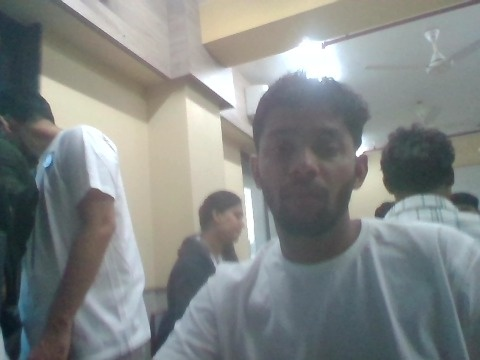
#> input picture backend/app/models/_data-face/10_abhi.jpg, 480 x 360 px, given in place of the camera
$ python capture_faces.py
#> lines starting #> are read from the running program, lines starting #| are printed output that depends on the picture; after the words box and inside, x2 and y2 are one past the last pixel; in counts of white or black regions, pixels touching at a corner belong together
"""
Easy Webcam Face Capture for Training
Captures faces from webcam and saves them for training
"""

import sys
import os
sys.path.insert(0, os.path.join(os.path.dirname(__file__), 'backend'))

import cv2
import numpy as np
from pathlib import Path
from datetime import datetime

# Setup paths
DATA_FACE_DIR = Path(__file__).parent / "backend" / "app" / "models" / "_data-face"
DATA_FACE_DIR.mkdir(parents=True, exist_ok=True)

print("=" * 80)
print("📸 ENTERPRISE FACE CAPTURE SYSTEM")
print("=" * 80)

# Get person name
print("\n👤 Enter the person's name (e.g., John Doe):")
person_name = input("> ").strip()
#> the answer given: backend/app/models/_data-face/10_abhi.jpg

if not person_name:
    print("❌ Name cannot be empty!")
    sys.exit(1)

# Create folder
folder_name = person_name.lower().replace(" ", "_")
folder_name = ''.join(c for c in folder_name if c.isalnum() or c == '_')
person_folder = DATA_FACE_DIR / folder_name
person_folder.mkdir(parents=True, exist_ok=True)

print(f"\n📁 Saving to: {person_folder}")
print(f"\n📷 Opening webcam...")

# Open camera
cap = cv2.VideoCapture(0, cv2.CAP_DSHOW)
if not cap.isOpened():
    cap = cv2.VideoCapture(0)

if not cap.isOpened():
    print("❌ Cannot open camera!")
    sys.exit(1)

# Set high resolution
cap.set(cv2.CAP_PROP_FRAME_WIDTH, 1280)
cap.set(cv2.CAP_PROP_FRAME_HEIGHT, 720)

# Load face detector
face_cascade = cv2.CascadeClassifier(cv2.data.haarcascades + 'haarcascade_frontalface_default.xml')

captured = 0
target = 30  # Capture 30 images for good training

print(f"\n🎯 Goal: Capture {target} face images")
print("\n📋 Instructions:")
print("   • Face the camera directly")
print("   • Move slightly left/right")
print("   • Try different expressions")
print("   • Change distance from camera")
print("   • Press SPACE to capture")
print("   • Press ESC to finish early")
print("   • Press Q to quit")

cv2.namedWindow(f'Capture: {person_name}', cv2.WINDOW_NORMAL)
cv2.resizeWindow(f'Capture: {person_name}', 1000, 750)

print(f"\n✅ Camera ready! Start capturing...\n")

while captured < target:
    ret, frame = cap.read()
#> frame is the input picture: shape (360, 480, 3); mean B, G, R 133.5, 134.7, 130.1
    if not ret:
        break

    # Detect faces
    gray = cv2.cvtColor(frame, cv2.COLOR_BGR2GRAY)
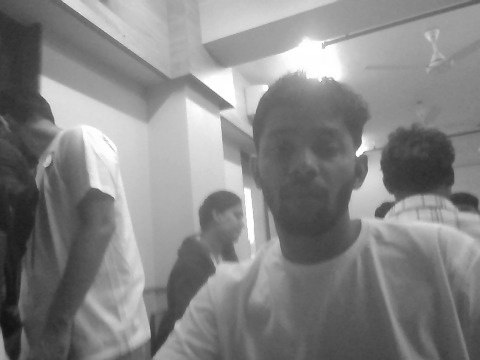
#> gray: shape (360, 480); min 17, max 255, mean 133.2

    # Apply preprocessing for better detection
    gray = cv2.fastNlMeansDenoising(gray, None, h=10)
    clahe = cv2.createCLAHE(clipLimit=4.0, tileGridSize=(8, 8))
    gray = clahe.apply(gray)
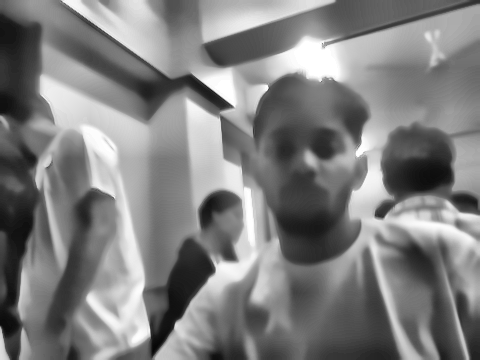
#> gray: shape (360, 480); min 5, max 255, mean 127.4

    faces = face_cascade.detectMultiScale(gray, 1.1, 5, minSize=(100, 100))
#> faces = [[246, 103, 116, 116]]

    # Draw rectangles and status
    display = frame.copy()

    for (x, y, w, h) in faces:
        # Green rectangle for face
        cv2.rectangle(display, (x, y), (x+w, y+h), (0, 255, 0), 3)
        cv2.putText(display, f"Face Detected", (x, y-10),
                   cv2.FONT_HERSHEY_SIMPLEX, 0.7, (0, 255, 0), 2)
#> this loop made 1 pass
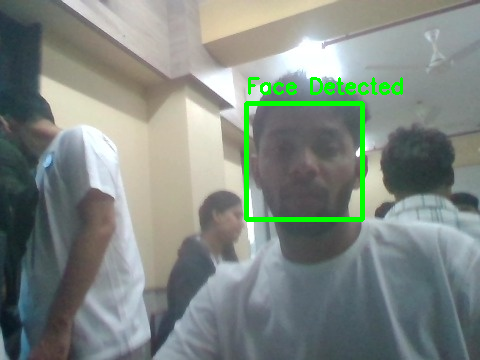
#> display: shape (360, 480, 3); 1.98% of pixels changed, all inside (x1, y1, x2, y2) = (244, 77, 403, 222)

    # Status overlay
    progress = f"{captured}/{target} captured"
    cv2.rectangle(display, (10, 10), (400, 120), (0, 0, 0), -1)
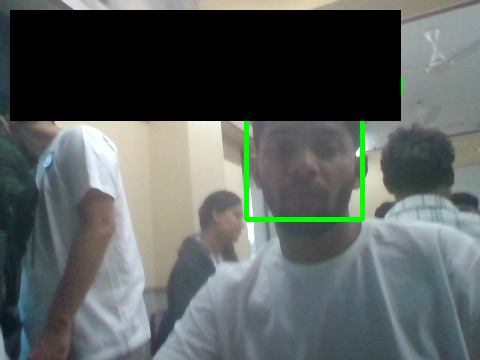
#> display: shape (360, 480, 3); mean B, G, R 93.3, 95.3, 88.3
    cv2.putText(display, progress, (20, 40),
               cv2.FONT_HERSHEY_SIMPLEX, 1, (0, 255, 0), 2)
    cv2.putText(display, "SPACE: Capture | ESC: Done | Q: Quit", (20, 70),
               cv2.FONT_HERSHEY_SIMPLEX, 0.6, (255, 255, 255), 1)

    if len(faces) > 0:
        cv2.putText(display, f"{len(faces)} face(s) in frame", (20, 100),
                   cv2.FONT_HERSHEY_SIMPLEX, 0.6, (0, 255, 255), 1)
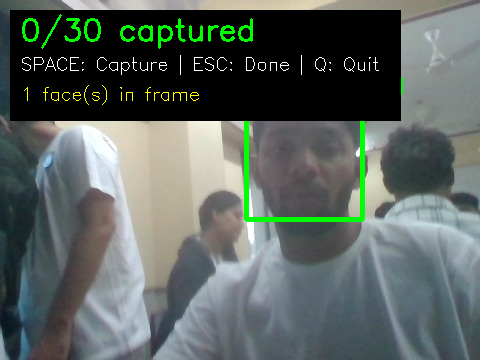
#> display: shape (360, 480, 3); mean B, G, R 94.3, 99.1, 89.8
    else:
        cv2.putText(display, "No face detected!", (20, 100),
                   cv2.FONT_HERSHEY_SIMPLEX, 0.6, (0, 0, 255), 1)

    cv2.imshow(f'Capture: {person_name}', display)

    key = cv2.waitKey(1) & 0xFF
#> (key q is pressed here)

    if key == ord(' ') and len(faces) > 0:  # Space to capture
        # Save the face
        for i, (x, y, w, h) in enumerate(faces):
            face_img = frame[y:y+h, x:x+w]

            # Get next number
            existing = list(person_folder.glob("*.jpg"))
            next_num = max([int(f.stem) for f in existing if f.stem.isdigit()] + [0]) + 1

            filename = person_folder / f"{next_num}.jpg"
            cv2.imwrite(str(filename), face_img)
            captured += 1
            print(f"   ✅ Captured {captured}/{target}: {filename.name}")

            if captured >= target:
                break

    elif key == 27:  # ESC
        print(f"\n⏭️ Finishing early with {captured} images...")
        break

    elif key == ord('q'):
        print(f"\n❌ Cancelled!")
        cap.release()
        cv2.destroyAllWindows()
        sys.exit(0)
#> (the program exits here)

$ run again, on backend/app/models/_data-face/11_ash.jpg
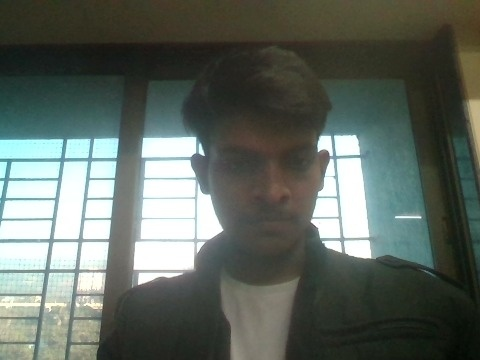
#> input picture backend/app/models/_data-face/11_ash.jpg, 480 x 360 px, given in place of the camera
#> frame is the input picture: shape (360, 480, 3); mean B, G, R 95.7, 103.4, 95.2
#> `gray = clahe.apply(gray)`:
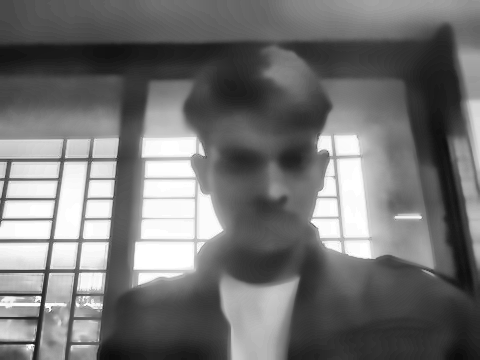
#> gray: shape (360, 480); min 12, max 255, mean 115.1
#> faces = [[204, 115, 130, 130]]
#> the loop `for (x, y, w, h) in faces:` made 1 pass
#> `cv2.putText(display, f"{len(faces)} face(s) in frame", (20, 100), cv2...`:
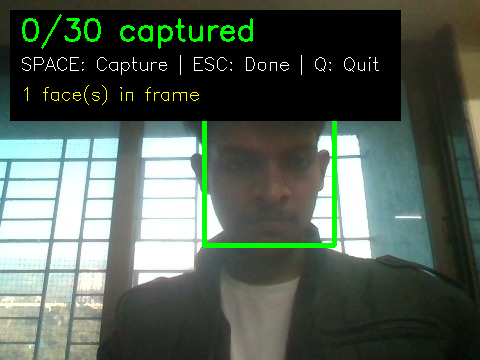
#> display: shape (360, 480, 3); mean B, G, R 83.8, 94.6, 82.6

$ run again, on backend/app/models/_data-face/5_abhsihek.jpg
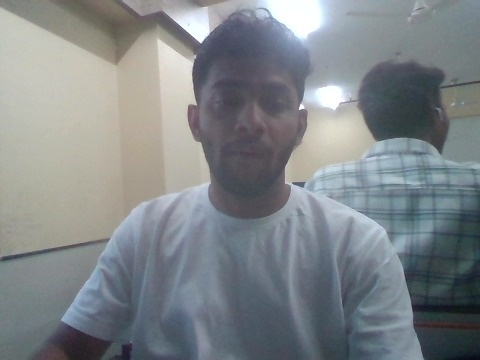
#> input picture backend/app/models/_data-face/5_abhsihek.jpg, 480 x 360 px, given in place of the camera
#> frame is the input picture: shape (360, 480, 3); mean B, G, R 136.7, 133.5, 128
#> `gray = clahe.apply(gray)`:
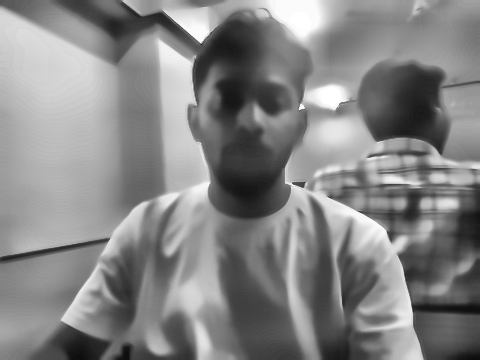
#> gray: shape (360, 480); min 10, max 255, mean 132.8
#> faces = [[191, 57, 122, 122]]
#> the loop `for (x, y, w, h) in faces:` made 1 pass
#> `cv2.putText(display, f"{len(faces)} face(s) in frame", (20, 100), cv2...`:
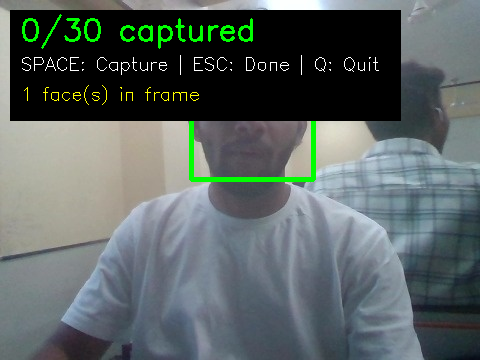
#> display: shape (360, 480, 3); mean B, G, R 98.2, 99.6, 90.2

$ run again, on backend/app/models/_data-face/6_abhishek.jpg
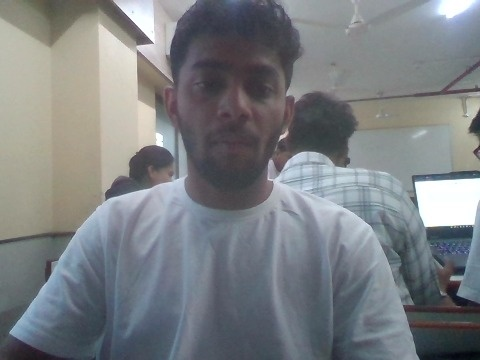
#> input picture backend/app/models/_data-face/6_abhishek.jpg, 480 x 360 px, given in place of the camera
#> frame is the input picture: shape (360, 480, 3); mean B, G, R 130.6, 127.2, 123.4
#> `gray = clahe.apply(gray)`:
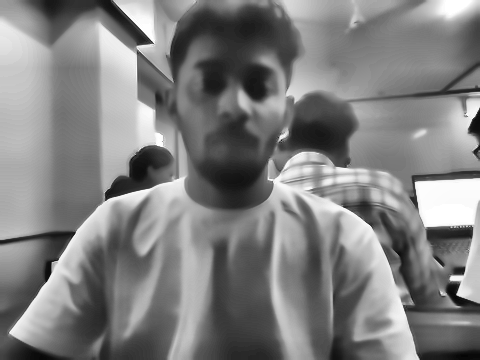
#> gray: shape (360, 480); min 4, max 255, mean 127.9
#> faces = ()
#> `cv2.putText(display, "No face detected!", (20, 100), cv2.FONT_HERSHEY_..`:
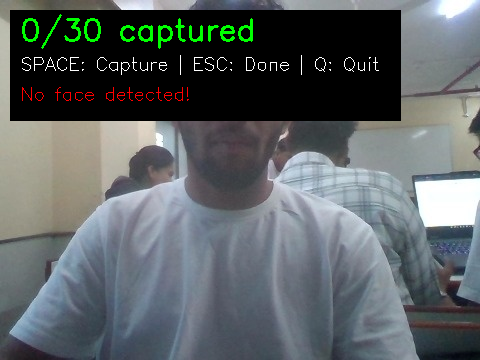
#> display: shape (360, 480, 3); mean B, G, R 99.6, 97.9, 91.5
